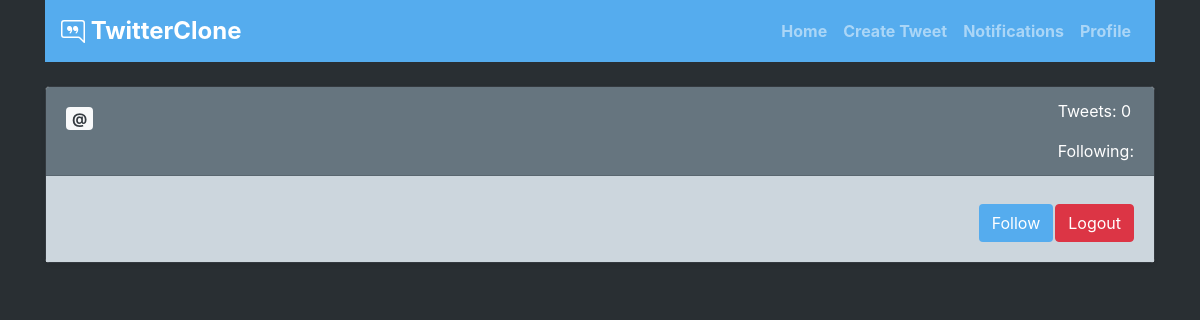
/profile/janedoe/ (signed in), run on an earlier commit of the app's database.
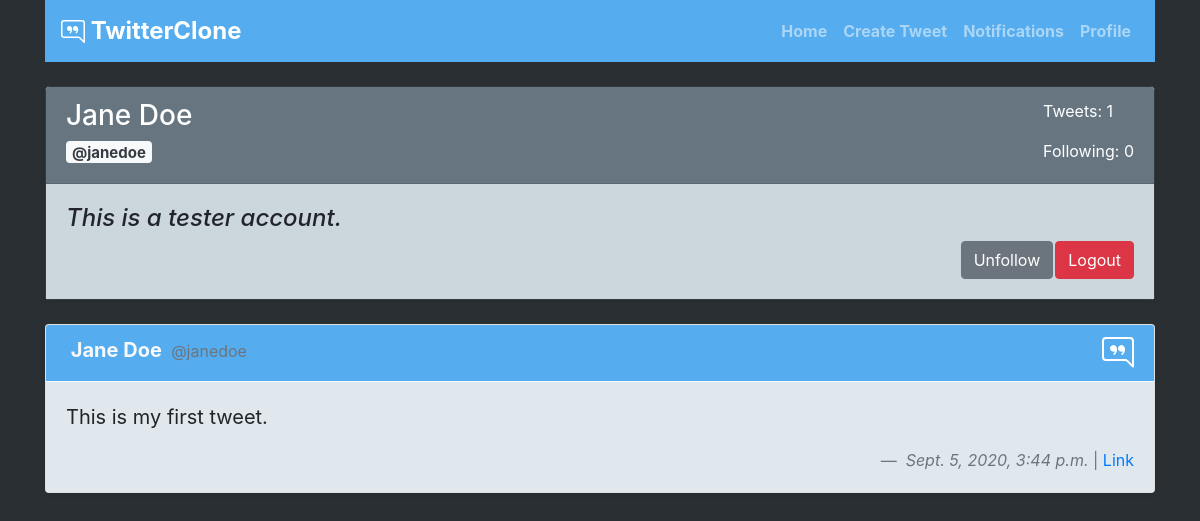
And on a later commit of the database.
### twitteruser/models.py (models this page shows, shortened)
class TwitterUser(AbstractUser):
    display_name = models.CharField(max_length=100)
    bio = models.TextField(null=True, blank=True)
    following = models.ManyToManyField('self', symmetrical=False)

### tweet/models.py (models this page shows, shortened)
class Tweet(models.Model):
    tweet = models.CharField(max_length=140)
    time = models.DateTimeField(default=timezone.now)
    user = models.ForeignKey(TwitterUser, on_delete=models.CASCADE)

### tweet/views.py (the view)
# urls.py: path('profile/<str:username>/', v.profile_detail, name='userprofile'),
def profile_detail(request, username):
    user = TwitterUser.objects.filter(username=username).first()
    tweets = Tweet.objects.filter(user=user).order_by('-time')
    notifications = views.notification_count_view(request)
    if request.user.is_authenticated:
        following = request.user.following.all()
    else:
        following = []
    return render(request, 'profile.html', {'user': user, 'tweets': tweets, 'following': following, 'notifications': notifications})

### notifications/views.py (called while the page is built)
def notification_count_view(request):
    if request.user.is_authenticated:
        notifications = Notification.objects.filter(mentioned=request.user)
        notification_count = 0
        for notification in notifications:
            if notification.mark_as_read == False:
                notification_count += 1
    else:
        notification_count = 0
    return notification_count

### templates/profile.html (shortened to what this page needs)
{% extends 'base.html' %} {% block content %}
<br />
<div class="card shadow-sm border-dark">
  <div class="card-header" style="background-color: #66757F">
    <div class="card-text float-right text-white">
      <p class="card-text">Tweets: {{tweets.count}}</p>
      <p class="card-text">Following: {{user.following.count}}</p>
    </div>
    <h3 class="card-title text-white">{{user.display_name}}</h3>
    <h5 class="card-subtitle mb-2 text-muted">
      <span class="badge badge-light"><a href="/profile/{{user.username}}/" class="text-dark">@{{user.username}}</a></span>
    </h5>
  </div>
  <div class="card-body" style="background-color: #CCD6DD">
    {% if request.user.is_authenticated %}
    <h4 class="card-text" style="font-style: italic">{{user.bio}}</h4>
    <a class="btn btn-danger float-right" href="/logout/" role="button">
      Logout
    </a>
    {% if user.username != request.user.username %} {% if user in following %}
    <a
      class="btn btn-secondary float-right"
      style="margin-right: 2px;"
      href="/unfollow/{{user.username}}/"
      role="button"
      >Unfollow</a
    >
    {% else %}
    <a
      class="btn float-right text-white"
      style="background-color: #55ACEE; margin-right: 2px;"
      href="/follow/{{user.username}}/"
      role="button"
    >
      Follow
    </a></span>
    {% endif %} {% endif %}
    </div>
    {% else %}
    <h4 class="card-text" style="font-style: italic">{{user.bio}}</h4>
  </div>
  {% endif %}
</div>
<br />
{% for tweet in tweets %}
<div class="card shadow-sm">
  <div class="card-header text-white border-light" style="background-color: #55ACEE">
    <span class="badge badge-inherit text-light"
      ><a href="/profile/{{user.username}}/" style="color: inherit; font-weight: bold; font-size: 20px">{{user.display_name}}</a></span
    >
    <span class="text-muted" style="color: #66757f"
      ><a href="/profile/{{tweet.user.username}}/" style="color: inherit"
        >@{{tweet.user.username}}</a
      ></span
    >
  </div>
  <div class="card-body" style="background-color: #E1E8ED">
    <blockquote class="blockquote mb-0">
      <p>{{ tweet.tweet }}</p>
      <footer class="blockquote-footer float-right">
        <cite>{{tweet.time}}</cite> | <a href="/tweet/{{tweet.id}}/">Link</a>
      </footer>
    </blockquote>
  </div>
</div>
<br />
{% endfor %} {% endblock %}

What changed in the data, as far as the page shows it:
added TwitterUser: following.count "0", display_name "Jane Doe", username "janedoe", bio "This is a tester account."
added Tweet: user.username "janedoe", tweet "This is my first tweet.", time "Sept. 5, 2020, 3:44 p.m."
Also different on the page:
{{ tweets.count }}: "0" → "1"
text no longer shown: "Follow"
text now shown: "Unfollow"
